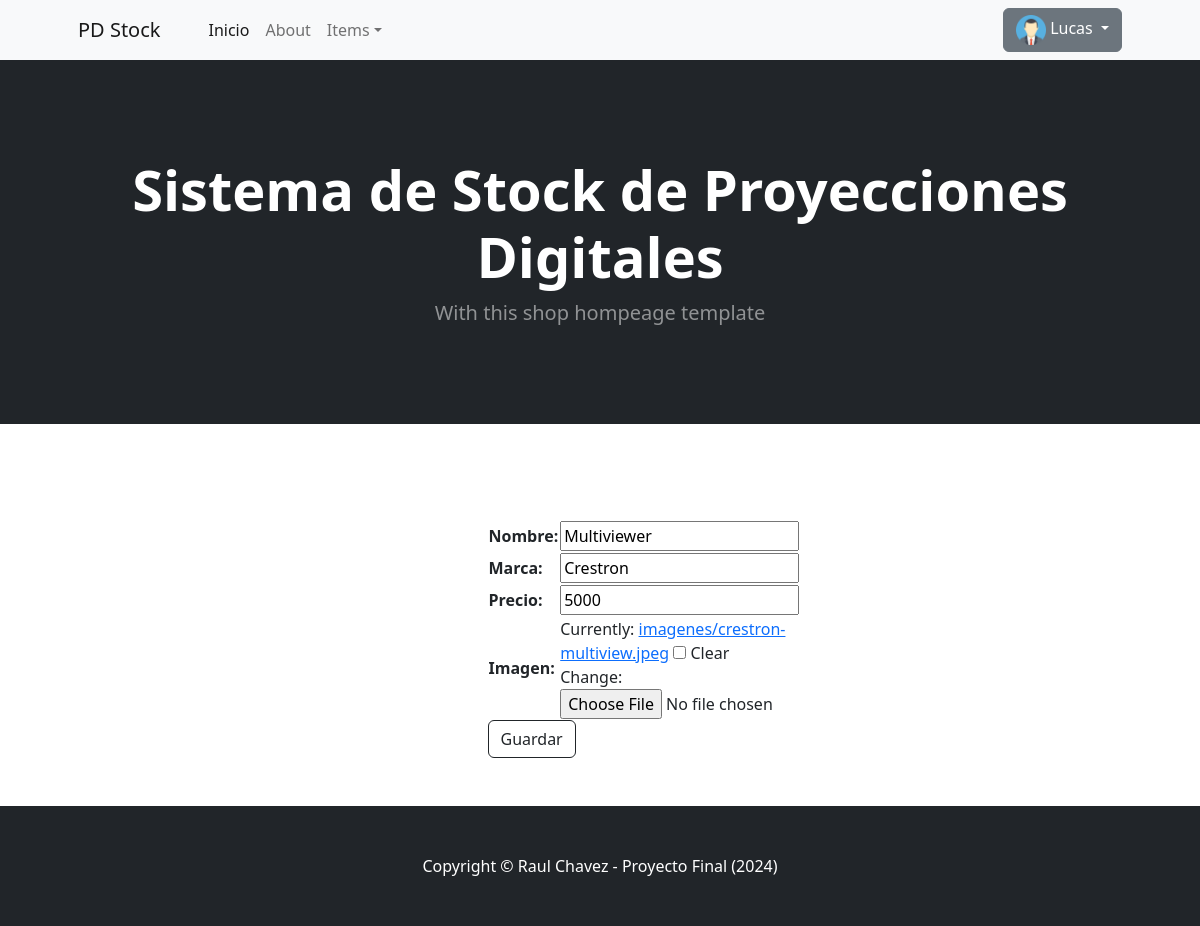
Screenshot of /item_editar/1/ (signed in) with the database file from the repository.
### users/models.py (models this page shows, shortened)
class Avatar(models.Model):
    user = models.OneToOneField(User, on_delete=models.CASCADE, null=True, blank=True)
    imagen = models.ImageField(upload_to='avatares', null=True, blank=True)

### stock/models.py (models this page shows, shortened)
class Item(models.Model):
    nombre = models.CharField(max_length=40)
    marca = models.CharField(max_length=40)
    precio = models.IntegerField(null=True, blank=True)
    imagen = models.ImageField(upload_to='imagenes', null=True, blank=True)

### stock/views.py (the view)
# urls.py: path('item_editar/<int:pk>/', views.ItemUpdateView.as_view(), name="ActualizarItem"),
class ItemUpdateView(LoginRequiredMixin, UpdateView):
    model = Item
    template_name = "stock/item_editar.html"
    success_url = reverse_lazy('ListarItem')
    fields = ['nombre', 'marca', 'precio','imagen']

### stock/templates/stock/item_editar.html (shortened to what this page needs)
{% extends 'stock/base.html' %}
{% load static %}
{% block main %}
<section class="py-5">
    <div class="container px-4 px-lg-5 mt-5">
        <div class="row gx-4 gx-lg-5 row-cols-2 row-cols-md-3 row-cols-xl-4 justify-content-center">
            <form action="" method="POST" enctype="multipart/form-data">
                <table>
                {{ form.as_table}}
                </table>
                <input type="submit" value="Guardar" class="btn btn-outline-dark mt-auto">
            </form>
        </div>
    </div>
</section>
{% endblock main %}

### stock/templates/stock/base.html (shortened to what this page needs)
<!DOCTYPE html>
{% load static %}
<html lang="en">
<head>
    <link href="https://cdn.jsdelivr.net/npm/bootstrap-icons@1.5.0/font/bootstrap-icons.css" rel="stylesheet" />
    <link href="{% static 'stock/css/styles.css' %}" rel="stylesheet" />
</head>
<body>
    <nav class="navbar navbar-expand-lg navbar-light bg-light">
        <div class="container px-4 px-lg-5">
            <a class="navbar-brand" href="{% url 'Inicio' %}">PD Stock</a>
            <div class="collapse navbar-collapse" id="navbarSupportedContent">
                <ul class="navbar-nav me-auto mb-2 mb-lg-0 ms-lg-4">
                    <li class="nav-item"><a class="nav-link active" aria-current="page"
                            href="{% url 'Inicio' %}">Inicio</a></li>
                    <li class="nav-item"><a class="nav-link" href="{% url 'About' %}">About</a></li>
                    {% if request.user.is_authenticated %}
                    <li class="nav-item dropdown">
                        <a class="nav-link dropdown-toggle" id="navbarDropdown" href="#!" role="button"
                            data-bs-toggle="dropdown" aria-expanded="false">Items</a>
                    </li>
                    {% endif %}
                </ul>
                <div class="dropdown">
                    {% if request.user.is_authenticated %}
                    <button class="btn btn-secondary dropdown-toggle" type="button" data-bs-toggle="dropdown"
                        aria-expanded="false">
                        {% if request.user.avatar%}
                        <img src="{{ request.user.avatar.imagen.url}}" alt="" height="30px">
                        {% else %}
                        <img src="https://ui-avatars.com/api/?name={{request.user.username}}" alt="" height="30px">
                        {% endif%}
                        {% if request.user.first_name %}
                        {{request.user.first_name}}
                        {% else %}
                        {{request.user.username}}
                        {% endif %}
                    </button>
                    {% else %}
                    <button class="btn btn-secondary dropdown-toggle" type="button" data-bs-toggle="dropdown"
                        aria-expanded="false">
                        Cuenta
                    </button>
                    {% endif %}
                </div>
            </div>
        </div>
    </nav>
    <header class="bg-dark py-5">
        <div class="container px-4 px-lg-5 my-5">
            <div class="text-center text-white">
                <h1 class="display-4 fw-bolder">Sistema de Stock de Proyecciones Digitales</h1>
                <p class="lead fw-normal text-white-50 mb-0">With this shop hompeage template</p>
            </div>
        </div>
    </header>
    {%block main %}
    {% endblock %}
    <footer class="py-5 bg-dark">
        <div class="container">
            <p class="m-0 text-center text-white">Copyright &copy; Raul Chavez - Proyecto Final (2024)</p>
        </div>
    </footer>
</body>
</html>

### rows the page displays
Item: nombre "Multiviewer", marca "Crestron", precio "5000"

### other values shown
{{ request.user.first_name }} "Lucas"
